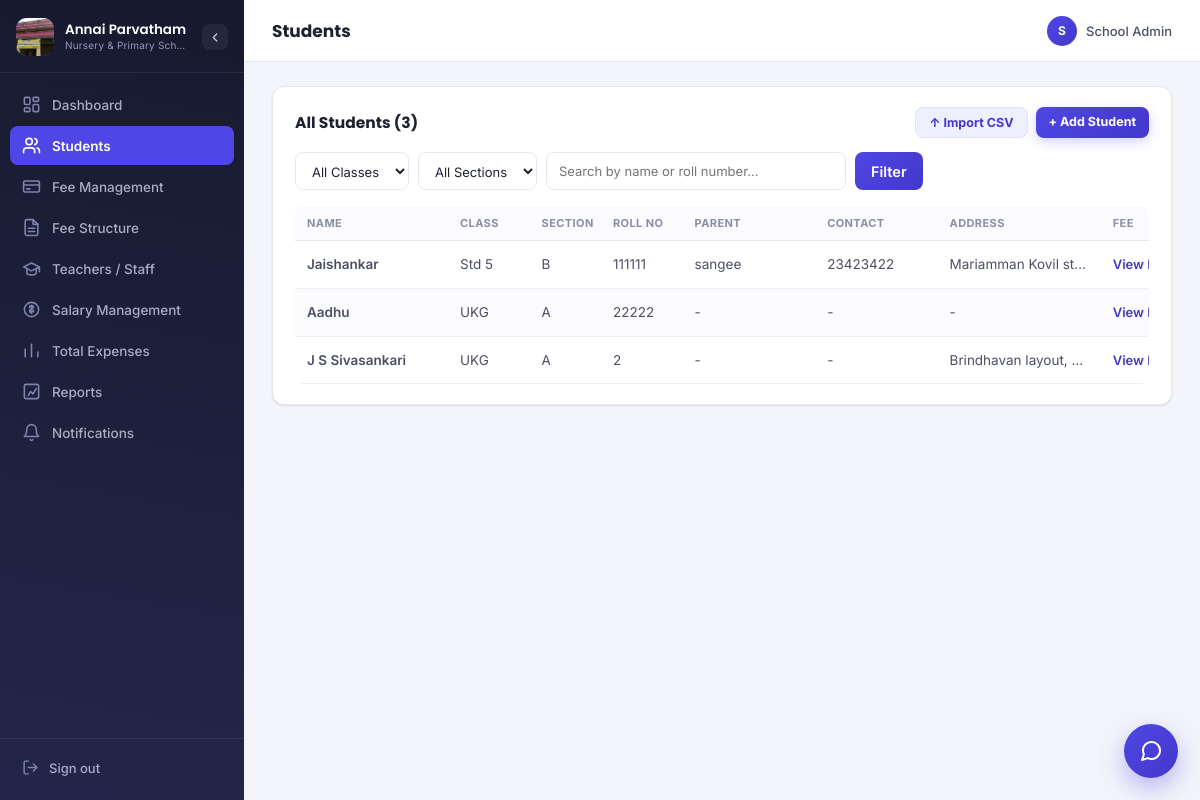
/students (signed in), run on the app's committed database.
### models.py (models this page shows)
class Student(db.Model):
    id = db.Column(db.Integer, primary_key=True)
    name = db.Column(db.String(120), nullable=False, index=True)
    class_name = db.Column(db.String(40), nullable=False, index=True)
    section = db.Column(db.String(10), index=True)
    roll_no = db.Column(db.String(40), nullable=False)
    dob = db.Column(db.String(20))
    parent_name = db.Column(db.String(120))
    contact = db.Column(db.String(20))
    address = db.Column(db.String(250))
    admission_date = db.Column(db.String(20))
    __table_args__ = (db.UniqueConstraint("class_name", "roll_no", name="uq_class_roll"),)
    fee = db.relationship("StudentFee", backref="student", uselist=False, cascade="all, delete-orphan")
    payments = db.relationship("FeePayment", backref="student", cascade="all, delete-orphan")
    fee_items = db.relationship("StudentFeeItem", backref="student", cascade="all, delete-orphan")

### blueprints/students.py (the view)
@bp.route("/students")
@login_required
def students():
    q = request.args.get("q", "").strip()
    class_filter = request.args.get("class_name", "").strip()
    section_filter = request.args.get("section", "").strip()
    query = Student.query
    if class_filter and class_filter in CLASS_CHOICES:
        query = query.filter(Student.class_name == class_filter)
    if section_filter and section_filter in SECTION_CHOICES:
        query = query.filter(Student.section == section_filter)
    if q:
        query = query.filter(db.or_(Student.name.ilike(f"%{q}%"), Student.roll_no.ilike(f"%{q}%")))
    total_matching = query.count()
    pagination = paginate(query.order_by(Student.class_name, Student.section, Student.name))
    return render_template(
        "students.html",
        students=pagination.items,
        pagination=pagination,
        total_matching=total_matching,
        q=q,
        class_filter=class_filter,
        section_filter=section_filter,
        class_choices=CLASS_CHOICES,
        section_choices=SECTION_CHOICES,
    )

### helpers.py (called while the page is built)
def login_required(f):
    @wraps(f)
    def wrapper(*args, **kwargs):
        if "admin_id" not in session:
            return redirect(url_for("auth.login"))
        return f(*args, **kwargs)
    return wrapper

def get_page_arg():
    try:
        page = int(request.args.get("page", 1))
    except (TypeError, ValueError):
        page = 1
    return max(page, 1)

def paginate(query, page=None):
    return query.paginate(page=page or get_page_arg(), per_page=PAGE_SIZE, error_out=False)

### templates/students.html (shortened to what this page needs)
{% extends "base.html" %}
{% import "_macros.html" as macros %}
{% block header %}Students{% endblock %}
{% block content %}
<div class="panel">
  <div class="panel-head">
    <h3>All Students ({{ total_matching }})</h3>
    <div class="panel-head-actions">
      <a href="{{ url_for('students.import_students') }}" class="action-btn secondary small">&#8593; Import CSV</a>
      <a href="{{ url_for('students.add_student') }}" class="action-btn small">+ Add Student</a>
    </div>
  </div>
  <form method="GET" class="search-row">
    <select name="class_name" class="filter-select">
      <option value="">All Classes</option>
    </select>
    <select name="section" class="filter-select">
      <option value="">All Sections</option>
    </select>
    <input type="text" name="q" value="{{ q }}" placeholder="Search by name or roll number...">
    <button type="submit" class="submit-btn small">Filter</button>
  </form>
  {% if students %}
  <div class="table-scroll">
  <table class="data-table students-table">
    <thead>
      <tr>
        <th>Name</th><th>Class</th><th>Section</th><th>Roll No</th><th>Parent</th><th>Contact</th><th>Address</th><th>Fee</th><th class="col-actions">Actions</th>
      </tr>
    </thead>
    <tbody>
      {% for s in students %}
      <tr>
        <td class="cell-name">{{ s.name }}</td>
        <td>{{ s.class_name }}</td>
        <td>{{ s.section or '-' }}</td>
        <td>{{ s.roll_no }}</td>
        <td class="cell-truncate" title="{{ s.parent_name or '' }}">{{ s.parent_name or '-' }}</td>
        <td class="cell-truncate" title="{{ s.contact or '' }}">{{ s.contact or '-' }}</td>
        <td class="cell-truncate" title="{{ s.address or '' }}">{{ s.address or '-' }}</td>
        <td><a href="{{ url_for('fees.student_fee_detail', student_id=s.id) }}" class="link-btn">View Fee &rarr;</a></td>
      </tr>
      {% endfor %}
    </tbody>
  </table>
  </div>
  {% endif %}
</div>
{% endblock %}

### data on the page
Student: name "Jaishankar", class_name "Std 5", section "B", roll_no "111111", parent_name "sangee", contact "23423422", address "Mariamman Kovil st…"
Student: name "Aadhu", class_name "UKG", section "A", roll_no "22222", parent_name "-", contact "-", address "-"
Student: name "J S Sivasankari", class_name "UKG", section "A", roll_no "2", parent_name "-", contact "-", address "Brindhavan layout,…"

### other printed values
{{ session.get('admin_name','A')[0] }} "S"
{{ session.get('admin_name','Admin') }} "School Admin"
{{ total_matching }} "3"
